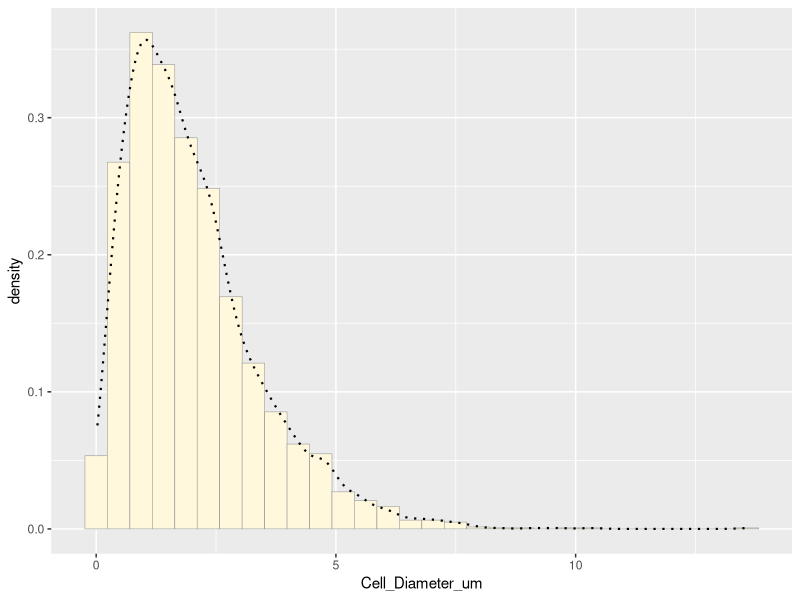
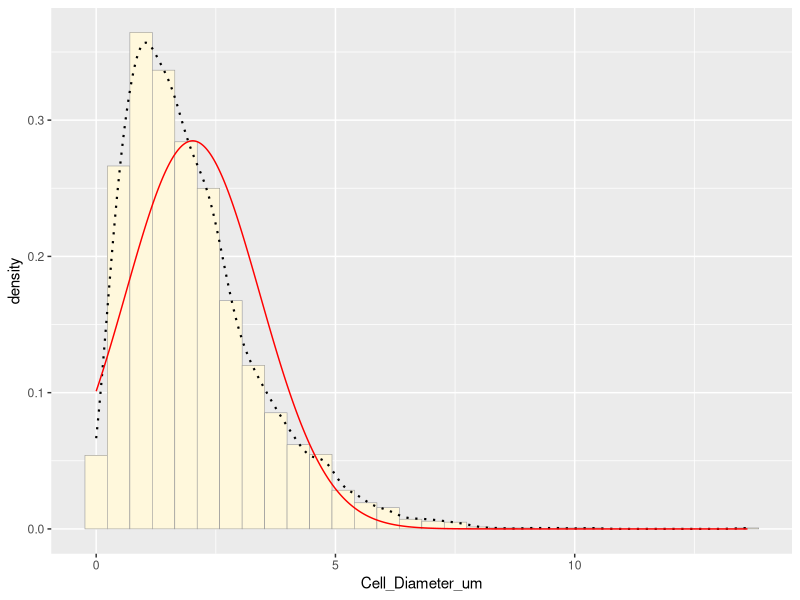

Source code (R) for these figures, in order:
## ---- chunk 1
knitr::opts_chunk$set(echo = TRUE)
## ---- chunk 2
#Load necessary librarues
library(ggplot2)
library(MASS)
z <- read.table("cellular_biology_data.csv",header=TRUE,sep=",")
str(z)
summary(z)
## ---- chunk 3
# Plot histogram of cell diameters
p1 <- ggplot(data=z, aes(x=Cell_Diameter_um, y=..density..)) +
  geom_histogram(color="grey60", fill="cornsilk", size=0.2) +
  geom_density(linetype="dotted", size=0.75)  # Add empirical density curve
print(p1)
## ---- chunk 4
normPars <- fitdistr(z$Cell_Diameter_um, "normal")
meanML <- normPars$estimate["mean"]
sdML <- normPars$estimate["sd"]

# Plot normal probability density
xval <- seq(0, max(z$Cell_Diameter_um), len=length(z$Cell_Diameter_um))
stat <- stat_function(aes(x = xval, y = ..y..), fun = dnorm, colour="red", 
                      n = length(z$Cell_Diameter_um), args = list(mean = meanML, sd = sdML))
p1 + stat
